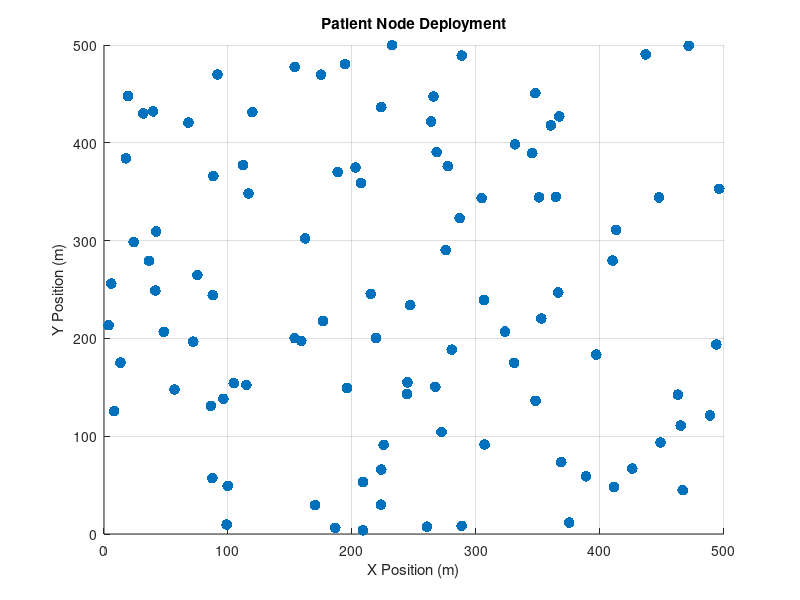
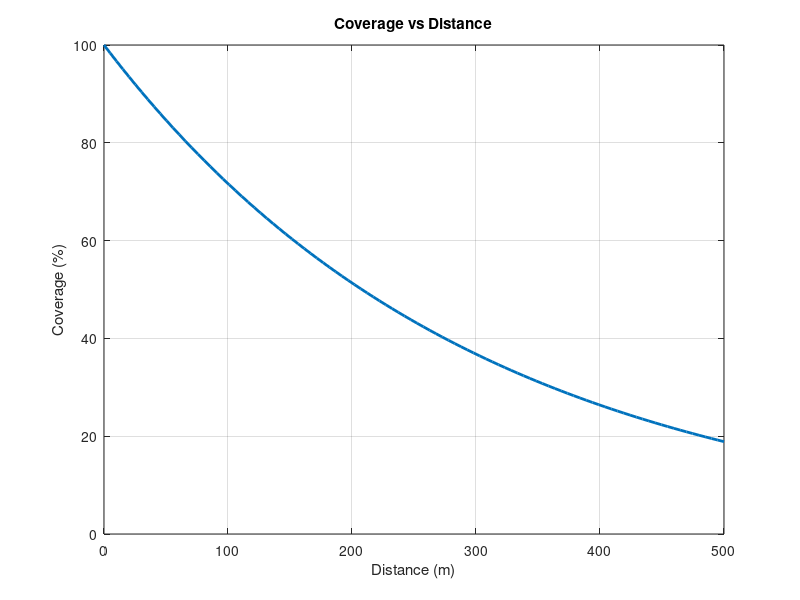
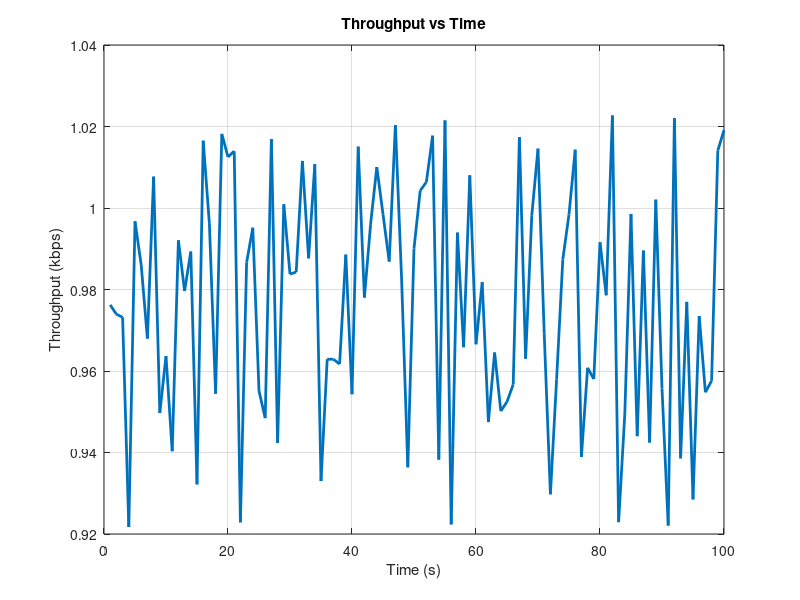
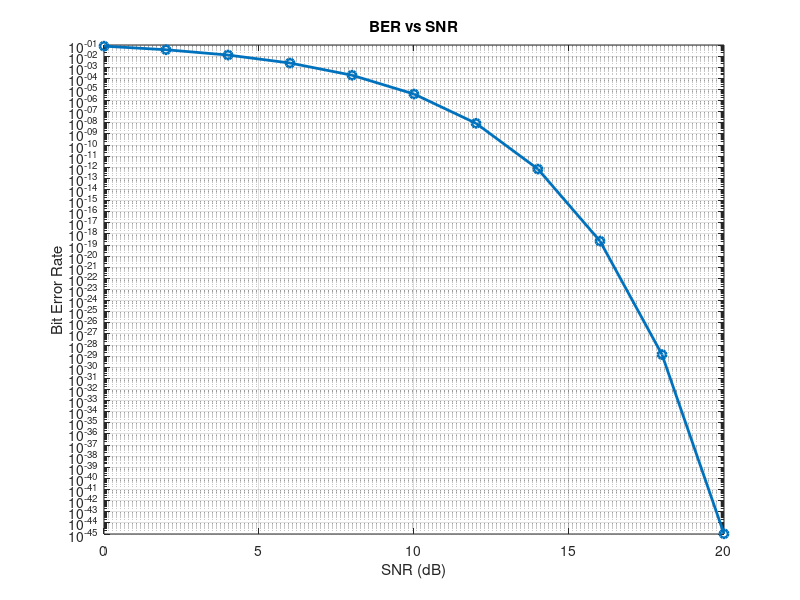

The MATLAB source for these figures, in order:
clc;
clear;
close all;

%% Remote Patient Monitoring Communication Architecture

% Simulation Parameters
numPatients = 100;          % Number of patient nodes
area = 500;                 % Simulation area (m)
simulationTime = 100;       % Simulation time (s)
packetSize = 128*8;         % Packet size (bits)
packetRate = 1;             % Packets/sec
Pt = 20;                    % Transmit Power (dBm)
bandwidth = 20e6;           % 20 MHz
SNR_dB = 0:2:20;            % SNR Range

%% Patient Deployment
x = area*rand(numPatients,1);
y = area*rand(numPatients,1);

figure;
scatter(x,y,60,'filled');
grid on;
xlabel('X Position (m)');
ylabel('Y Position (m)');
title('Patient Node Deployment');

%% Coverage Analysis
distance = linspace(0,500,100);
coverage = exp(-distance/300)*100;

figure;
plot(distance,coverage,'LineWidth',2);
grid on;
xlabel('Distance (m)');
ylabel('Coverage (%)');
title('Coverage vs Distance');

%% Throughput Calculation
time = 1:simulationTime;
throughput = packetSize*packetRate*(0.9+0.1*rand(1,simulationTime))/1000;

figure;
plot(time,throughput,'LineWidth',2);
grid on;
xlabel('Time (s)');
ylabel('Throughput (kbps)');
title('Throughput vs Time');

%% BER Calculation
BER = 0.5*erfc(sqrt(10.^(SNR_dB/10)));

figure;
semilogy(SNR_dB,BER,'-o','LineWidth',2);
grid on;
xlabel('SNR (dB)');
ylabel('Bit Error Rate');
title('BER vs SNR');

%% Packet Loss
patients = 10:10:100;
packetLoss = linspace(2,15,length(patients));

figure;
plot(patients,packetLoss,'-s','LineWidth',2);
grid on;
xlabel('Number of Patients');
ylabel('Packet Loss (%)');
title('Packet Loss vs Number of Patients');

%% Delay Analysis
delay = linspace(5,30,length(patients));

figure;
plot(patients,delay,'-d','LineWidth',2);
grid on;
xlabel('Number of Patients');
ylabel('Delay (ms)');
title('Delay vs Number of Patients');

%% Energy Consumption
battery = 100 - linspace(0,60,simulationTime);

figure;
plot(time,battery,'LineWidth',2);
grid on;
xlabel('Time (s)');
ylabel('Battery Level (%)');
title('Battery Level vs Time');

%% Performance Summary
sentPackets = simulationTime * packetRate * numPatients;
receivedPackets = round(sentPackets * 0.95);

PDR = (receivedPackets/sentPackets)*100;
PacketLoss = 100-PDR;
avgThroughput = mean(throughput);
avgDelay = mean(delay);

fprintf('\n===== Remote Patient Monitoring Results =====\n');
fprintf('Number of Patients      : %d\n',numPatients);
fprintf('Packet Delivery Ratio   : %.2f %%\n',PDR);
fprintf('Packet Loss             : %.2f %%\n',PacketLoss);
fprintf('Average Throughput      : %.2f kbps\n',avgThroughput);
fprintf('Average Delay           : %.2f ms\n',avgDelay);
fprintf('Average BER             : %.5f\n',mean(BER));
